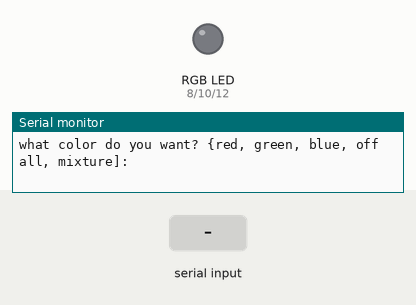
This sketch was run on a simulated Arduino Uno, built with avr-gcc and run on an emulated ATmega328P. Parts: an RGB LED mixed from three pins (HIGH = lit), the last lines printed to the serial monitor. Inputs (shaded band) come from the test bench.

Above: at 1.2 s.
1.3 s: "red" received over Serial
At 3.5 s:
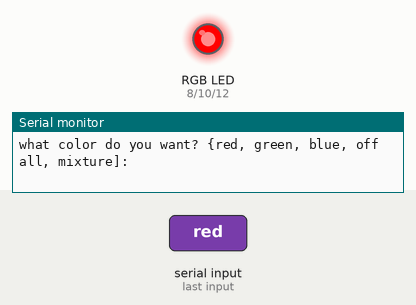
3.8 s: "green" received over Serial
At 5.7 s:
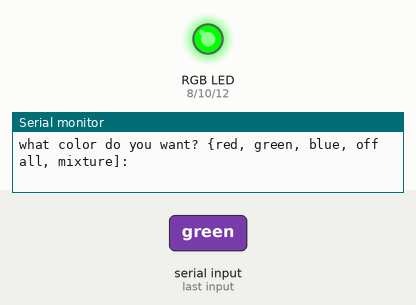
6.3 s: "blue" received over Serial
At 8.5 s:
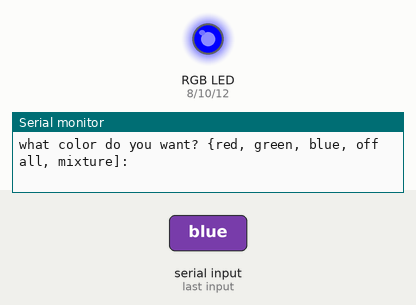
8.8 s: "all" received over Serial
At 10.7 s:
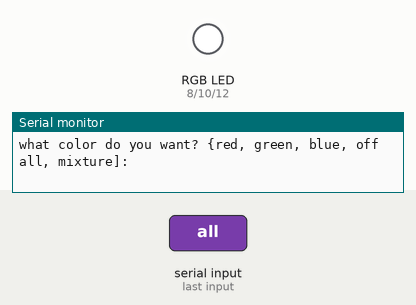
11.3 s: "off" received over Serial
At 13.7 s:
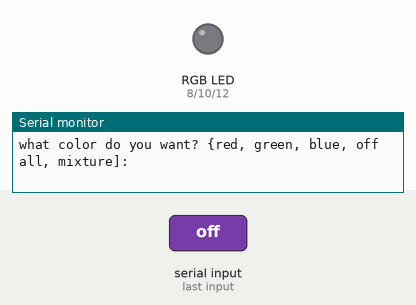
Timing chart, 0 to 14.8 s (numbered marks = the images above; inputs shaded):
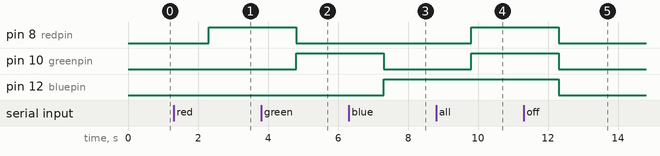

Measured:
- after the input at 1.3 s, pin 8 (redpin): LOW → HIGH after 1.0 s
- after the input at 3.8 s, pin 8 (redpin): HIGH → LOW after 1.0 s; pin 10 (greenpin): LOW → HIGH after 1.0 s
- after the input at 6.3 s, pin 10 (greenpin): HIGH → LOW after 1.0 s; pin 12 (bluepin): LOW → HIGH after 1.0 s
- after the input at 8.8 s, pin 8 (redpin), pin 10 (greenpin): LOW → HIGH after 1.0 s
- after the input at 11.3 s, pin 8 (redpin), pin 10 (greenpin), pin 12 (bluepin): HIGH → LOW after 1.0 s

The sketch:

RGBLED.ino
```cpp
int redpin=8;
int greenpin=10;
int bluepin=12;
int redscale;
int greenscale;
int bluescale;
String mycolor;
String msg="what color do you want? {red, green, blue, off all, mixture]: ";
void setup() {
  // put your setup code here, to run once:
  Serial.begin(9600);
  pinMode(redpin,OUTPUT);
  pinMode(greenpin,OUTPUT);
  pinMode(bluepin,OUTPUT);
}

void loop() {
  // put your main code here, to run repeatedly:
  Serial.println(msg);
  while (Serial.available()==0){

  }
  mycolor=Serial.readString();
  if (mycolor=="red"){
    digitalWrite(redpin, HIGH);
    digitalWrite(greenpin, LOW);
    digitalWrite(bluepin, LOW);
  }
  if (mycolor=="green"){
    digitalWrite(redpin, LOW);
    digitalWrite(greenpin, HIGH);
    digitalWrite(bluepin, LOW);
  }
  if (mycolor=="blue"){
    digitalWrite(redpin, LOW);
    digitalWrite(greenpin, LOW);
    digitalWrite(bluepin, HIGH);
  }
  if (mycolor=="all"){
    digitalWrite(redpin, HIGH);
    digitalWrite(greenpin, HIGH);
    digitalWrite(bluepin, HIGH);
  }
  if (mycolor=="off"){
    digitalWrite(redpin, LOW);
    digitalWrite(greenpin, LOW);
    digitalWrite(bluepin, LOW);
  }
  if (mycolor=="mixture"){
    Serial.println("enter a scale value for red (0-255): ");
    while (Serial.available()==0){

    }
    redscale=Serial.parseInt();
    Serial.println("enter a scale value for green (0-255): ");
    while (Serial.available()==0){

    }
    greenscale=Serial.parseInt();
    Serial.println("enter a scale value for blue (0-255): ");
    while (Serial.available()==0){

    }
    bluescale=Serial.parseInt();
    analogWrite(redpin, redscale);
    analogWrite(greenpin, greenscale);
    analogWrite(bluepin, bluescale);
  }
}
```
